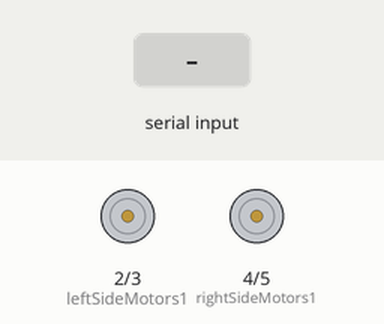
Bench run of a sketch on a simulated Arduino Uno, built with avr-gcc and run on an emulated ATmega328P. Parts: motor-driver pin pairs drawn as motors (green arrow = first pin HIGH = forward, orange = second pin HIGH = backward, longer = more drive, scaled by the enable pin). The test bench sets the inputs (shaded band).

Above: at 1.2 s.
1.3 s: "F" received over Serial
At 2.3 s:
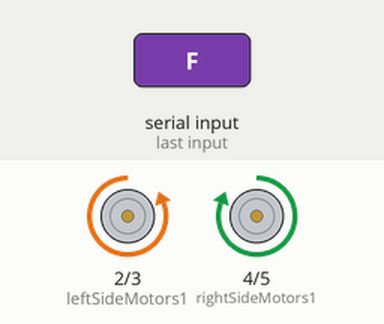
2.8 s: "B" received over Serial
At 3.5 s:
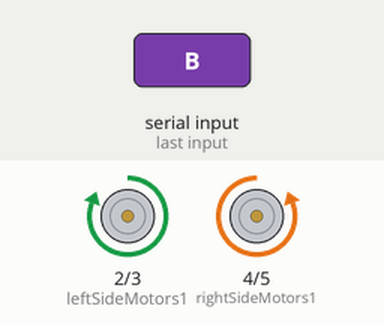
4.3 s: "L" received over Serial
At 4.6 s:
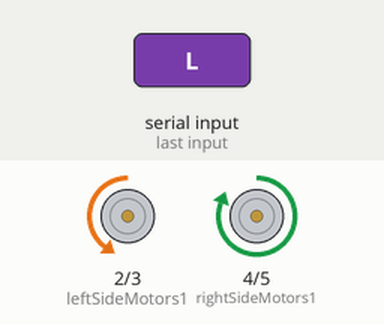
5.8 s: "R" received over Serial
At 7.0 s:
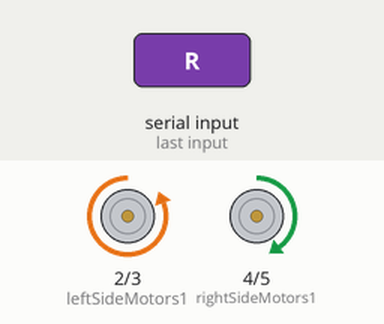
7.3 s: "S" received over Serial
At 8.1 s:
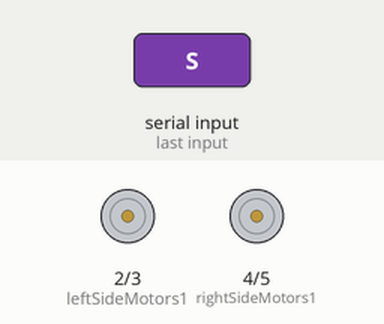
8.8 s: "F" received over Serial
At 9.2 s:
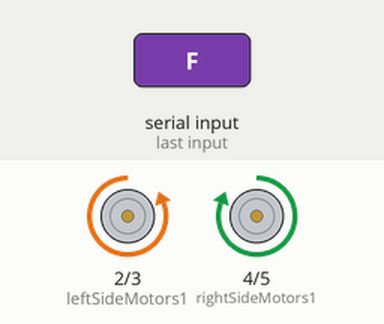
Timing chart, 0 to 11.3 s (numbered marks = the images above; inputs shaded):
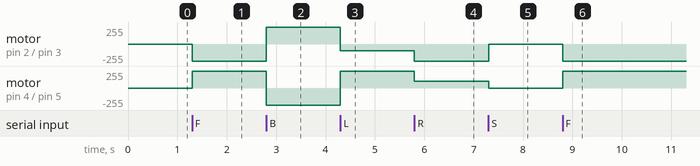

Measured:
- after the input at 1.3 s, motor on pin 2 (leftSideMotors1) / pin 3 (leftSideMotors2): stopped → backward 255/255 at once; motor on pin 4 (rightSideMotors1) / pin 5 (rightSideMotors2): stopped → forward 255/255 at once
- after the input at 2.8 s, motor on pin 2 (leftSideMotors1) / pin 3 (leftSideMotors2): backward 255/255 → forward 255/255 at once; motor on pin 4 (rightSideMotors1) / pin 5 (rightSideMotors2): forward 255/255 → backward 255/255 at once
- after the input at 4.3 s, motor on pin 2 (leftSideMotors1) / pin 3 (leftSideMotors2): forward 255/255 → backward 100/255 at once; motor on pin 4 (rightSideMotors1) / pin 5 (rightSideMotors2): backward 255/255 → forward 255/255 at once
- after the input at 5.8 s, motor on pin 2 (leftSideMotors1) / pin 3 (leftSideMotors2): backward 100/255 → backward 255/255 at once; motor on pin 4 (rightSideMotors1) / pin 5 (rightSideMotors2): forward 255/255 → forward 100/255 at once
- after the input at 7.3 s, motor on pin 2 (leftSideMotors1) / pin 3 (leftSideMotors2): backward 255/255 → stopped at once; motor on pin 4 (rightSideMotors1) / pin 5 (rightSideMotors2): forward 100/255 → stopped at once
- after the input at 8.8 s, motor on pin 2 (leftSideMotors1) / pin 3 (leftSideMotors2): stopped → backward 255/255 at once; motor on pin 4 (rightSideMotors1) / pin 5 (rightSideMotors2): stopped → forward 255/255 at once

The sketch:

RC_Car_Code_wBT.ino
```cpp
// (licence header left out)
//sets variables
int leftSideMotors1 = 2;
int leftSideMotors2 = 3;
int rightSideMotors1 = 4;
int rightSideMotors2 = 5;
int motorSpeedControlLeft = 9;
int motorSpeedControlRight = 10;

char appCommand;

void carBackward(){ //makes all 4 wheels go backwards at max speed
  //Controlling speed (0 = off and 255 = max speed):
  analogWrite(motorSpeedControlLeft, 255); //ENA pin
  analogWrite(motorSpeedControlRight, 255); //ENB pin
  //turning on motors
  digitalWrite(leftSideMotors1, HIGH);
  digitalWrite(leftSideMotors2, LOW);
  digitalWrite(rightSideMotors1, LOW);
  digitalWrite(rightSideMotors2, HIGH);
}


void carForward(){ //makes all 4 wheels go forwards at max speed
  //Controlling speed (0 = off and 255 = max speed):
  analogWrite(motorSpeedControlLeft, 255); //ENA pin
  analogWrite(motorSpeedControlRight, 255); //ENB pin
  //turning on motors
  digitalWrite(leftSideMotors1, LOW);
  digitalWrite(leftSideMotors2, HIGH);
  digitalWrite(rightSideMotors1, HIGH);
  digitalWrite(rightSideMotors2, LOW);
}

void carLeft(){ //makes the left side wheels go slow, and the right side wheels go fast to make a left turn
  //Controlling speed (0 = off and 255 = max speed):
  analogWrite(motorSpeedControlLeft, 100); //ENA pin
  analogWrite(motorSpeedControlRight, 255); //ENB pin
  //turning on motors
  digitalWrite(leftSideMotors1, LOW);
  digitalWrite(leftSideMotors2, HIGH);
  digitalWrite(rightSideMotors1, HIGH);
  digitalWrite(rightSideMotors2, LOW);
}

void carRight(){//makes the right side wheels go slow, and the left side wheels go fast to make a right turn
   //Controlling speed (0 = off and 255 = max speed):
  analogWrite(motorSpeedControlLeft, 255); //ENA pin
  analogWrite(motorSpeedControlRight, 100); //ENB pin
  //turning on motors
  digitalWrite(leftSideMotors1, LOW);
  digitalWrite(leftSideMotors2, HIGH);
  digitalWrite(rightSideMotors1, HIGH);
  digitalWrite(rightSideMotors2, LOW);
}

void carStop(){ //turns off all motors
  digitalWrite(rightSideMotors1, LOW);
  digitalWrite(rightSideMotors2, LOW);
  digitalWrite(leftSideMotors1, LOW);
  digitalWrite(leftSideMotors2, LOW);

}

void setup() {
  // put your setup code here, to run once:
  // sets pins to output mode
  pinMode(leftSideMotors1, OUTPUT);
  pinMode(leftSideMotors2, OUTPUT);
  pinMode(rightSideMotors1, OUTPUT);
  pinMode(rightSideMotors2, OUTPUT);
  pinMode(motorSpeedControlLeft, OUTPUT);
  pinMode(motorSpeedControlRight, OUTPUT);

  //needed for HC-06 bluetooth module
  Serial.begin(9600);

}

void loop() {
  // put your main code here, to run repeatedly:

  //this checks to make sure that it has a serial connection of some kind. If the PC is plugged into the USB on the Uno, you can send commands straight from the serial monitor. Or if the HC-05 bluetooth module
  //is connected to the TX/RX ports on the Uno, you can send the commands from that. This code sets the value of a character variable called "appCommand" to whatever it reads from serial. I used an Android app called
  // Bluetooth Electronics (from the app store) to create a custom control scheme for the car. It's just a simple d-pad that sends one of the following characters to the device: F = forward, B = backward, L = left, R = right
  // S = stop. appCommand gets set to the value of whatever character I send, then then if statements calls one of the predefined functions. Works great.
  if(Serial.available()){
    appCommand = Serial.read();

  }
  if(appCommand == 'F'){ //move forward
  carForward();
  }
  if(appCommand == 'B'){ //move backward
  carBackward();
  }
  if(appCommand == 'L'){ //move left
  carLeft();
  }
  if(appCommand == 'R'){ //move right
  carRight();
  }
  if(appCommand == 'S'){ // stop!!
  carStop();
  }

}
```
